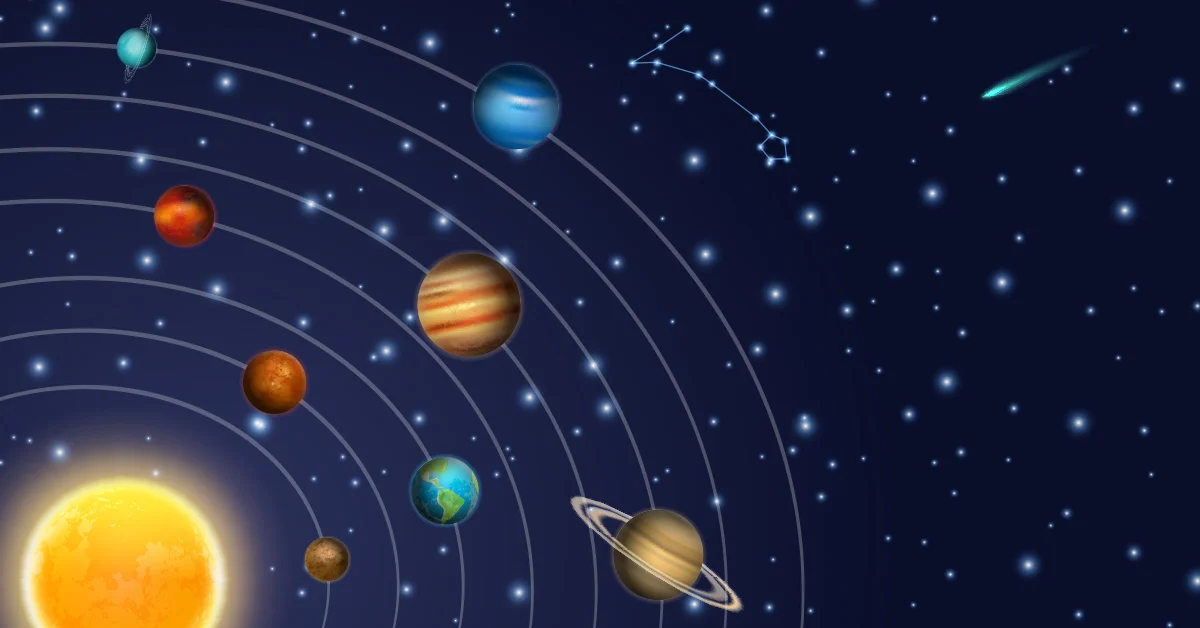
#> input picture uzay.jpg, 1200 x 628 px
$ python main.py
#> lines starting #> are read from the running program, lines starting #| are printed output that depends on the picture; after the words box and inside, x2 and y2 are one past the last pixel; in counts of white or black regions, pixels touching at a corner belong together
import cv2
import numpy as np
from matplotlib import pyplot as plt

def find_contour(image_open,image_original):
  contours, _ = cv2.findContours(image_open,cv2.RETR_TREE,cv2.CHAIN_APPROX_NONE)
  cv2.drawContours(image_original,contours,-1,(0,255,0),2)
  print("Görüntüde {} adet nesne belirlendi.".format(len(contours)))
  cv2.imshow("Belirlenen Nesneler",image_original)

img = cv2.imread("uzay.jpg")
#> img is the input picture: shape (628, 1200, 3); mean B, G, R 62, 40.1, 37.7
img_gray = cv2.cvtColor(img,cv2.COLOR_BGR2GRAY)
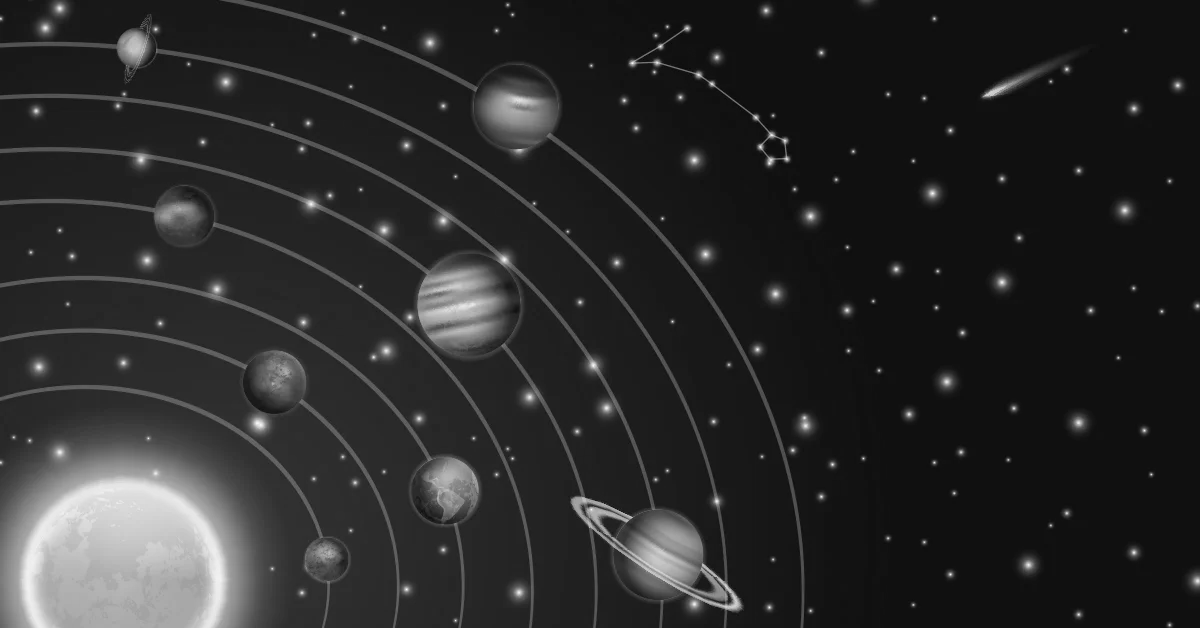
#> img_gray: shape (628, 1200); min 6, max 250, mean 41.7
ret, img_thresh = cv2.threshold(img_gray,90,255,cv2.THRESH_BINARY)
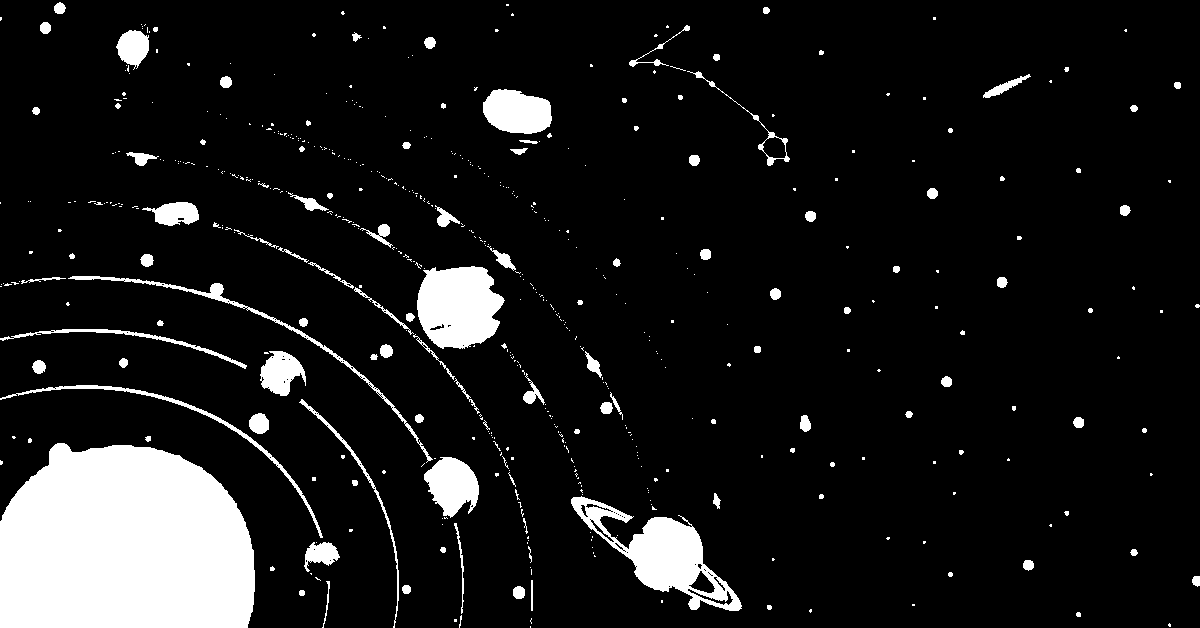
#> img_thresh: shape (628, 1200); 10.1% white; 551 white regions (434 under 20 px), largest, box (x1, y1, x2, y2) and area: (0, 443, 255, 628) 40870, (571, 496, 742, 611) 6446, (417, 266, 505, 349) 5581
cv2.imshow("Thresh img",img_thresh)

kernel = np.ones((5,5),dtype=np.uint8)
img_erode = cv2.erode(img_thresh,kernel,iterations=1)    # erozyon
#> img_erode: shape (628, 1200); 7.4% white; 82 white regions (37 under 20 px), largest, box (x1, y1, x2, y2) and area: (0, 445, 253, 628) 39796, (419, 269, 502, 346) 4684, (630, 519, 701, 590) 3642
img_dilate = cv2.dilate(img_thresh,kernel,iterations=1)  # genişleme
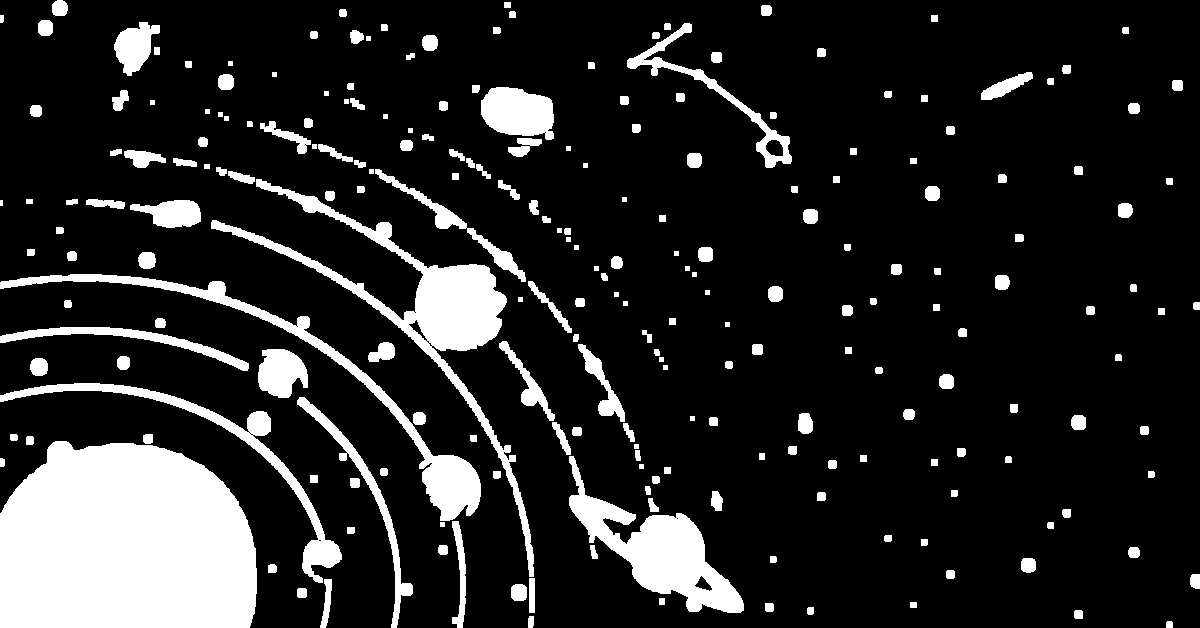
#> img_dilate: shape (628, 1200); 15.1% white; 229 white regions (1 under 20 px), largest, box (x1, y1, x2, y2) and area: (0, 441, 257, 628) 41951, (211, 179, 534, 577) 12477, (569, 456, 744, 613) 8912
cv2.imshow("Erode img",img_erode)
cv2.imshow("Dilate img",img_dilate)


img_opening = cv2.dilate(img_erode,kernel,iterations=1)     # açma (erozyon + genişletme)
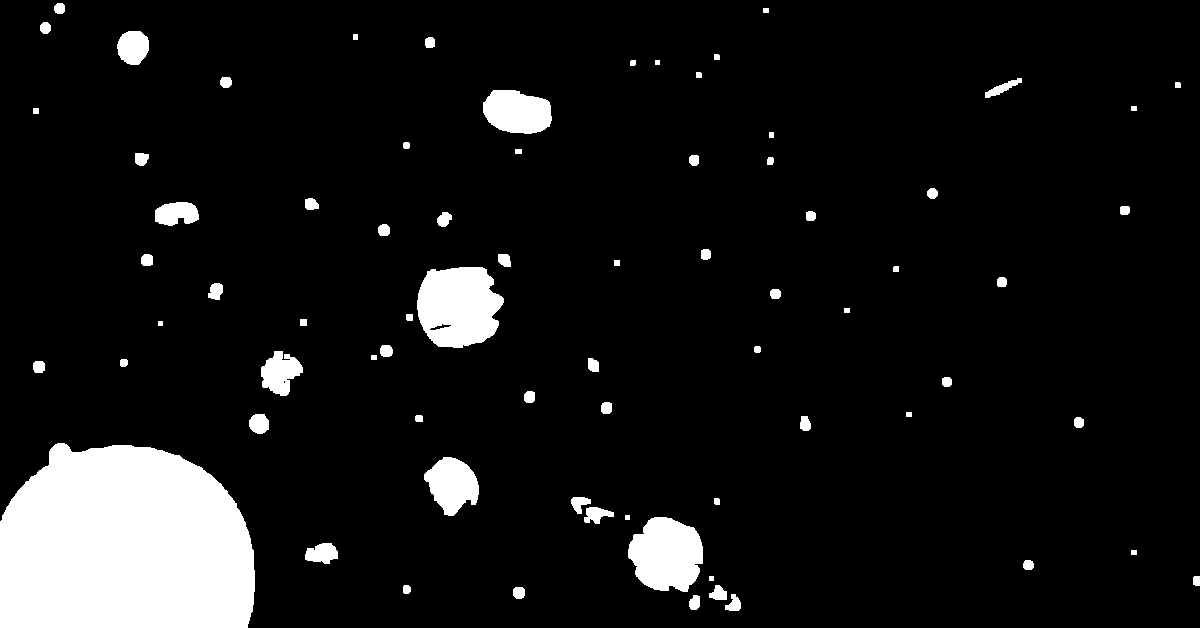
#> img_opening: shape (628, 1200); 8.6% white; 74 white regions, largest, box (x1, y1, x2, y2) and area: (0, 443, 255, 628) 40870, (417, 267, 504, 348) 5523, (628, 517, 703, 592) 4278
img_closing = cv2.erode(img_dilate,kernel,iterations=1)     # kapatma (genişletme + erozyon)
#> img_closing: shape (628, 1200); 10.3% white; 340 white regions (231 under 20 px), largest, box (x1, y1, x2, y2) and area: (0, 443, 255, 628) 40881, (571, 485, 742, 611) 6957, (213, 222, 505, 436) 6841
alternative_img_opening = cv2.morphologyEx(img_thresh,cv2.MORPH_OPEN,kernel)    # açma (erozyon + genişletme)
alternative_img_closing = cv2.morphologyEx(img_thresh,cv2.MORPH_CLOSE,kernel)   # kapatma (genişletme + erozyon)
cv2.imshow("Open img",img_opening)
cv2.imshow("Close img",img_closing)


img_gradiant = img_dilate - img_erode
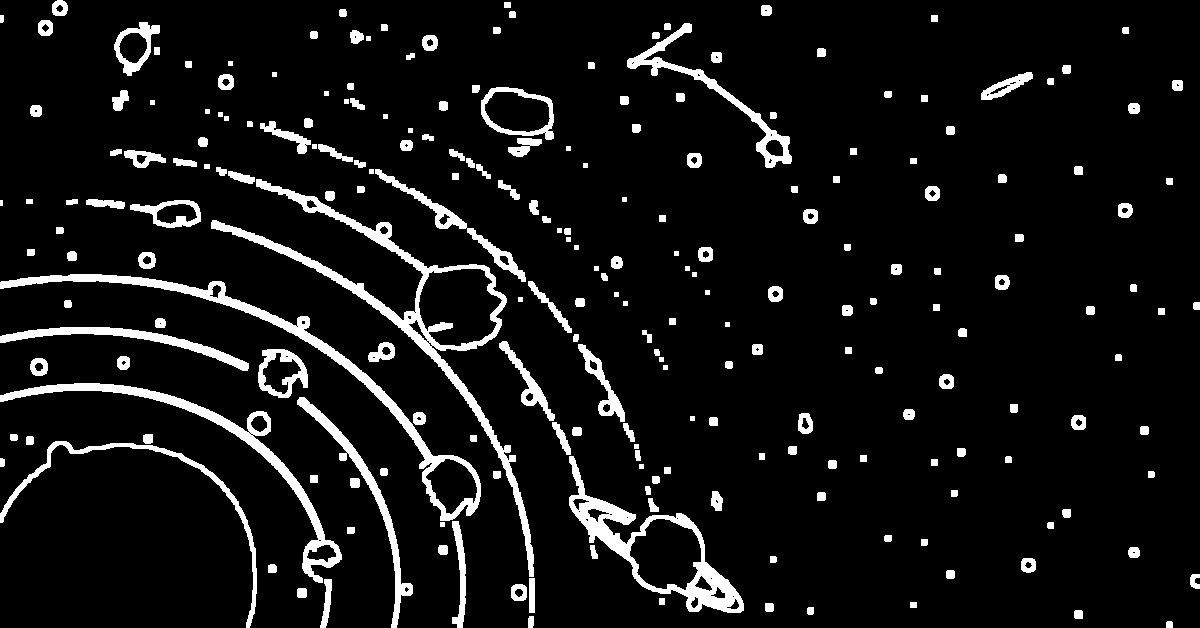
#> img_gradiant: shape (628, 1200); 7.7% white; 229 white regions (1 under 20 px)
cv2.imshow("Gradiant img",img_gradiant)

find_contour(img_opening,img)
#> in find_contour, `contours, _ = cv2.findContours(image_open,cv2.RETR_TREE,cv2.CHAIN_APPR..`: contours = 76 contours, 5 with area under 20; largest, box (x1, y1, x2, y2) and area: (0, 443, 255, 628) 40492, (417, 267, 504, 348) 5432, (628, 517, 703, 592) 4155, (483, 90, 552, 134) 2312, (424, 457, 479, 516) 2063
#> in find_contour, `cv2.drawContours(image_original,contours,-1,(0,255,0),2)`:
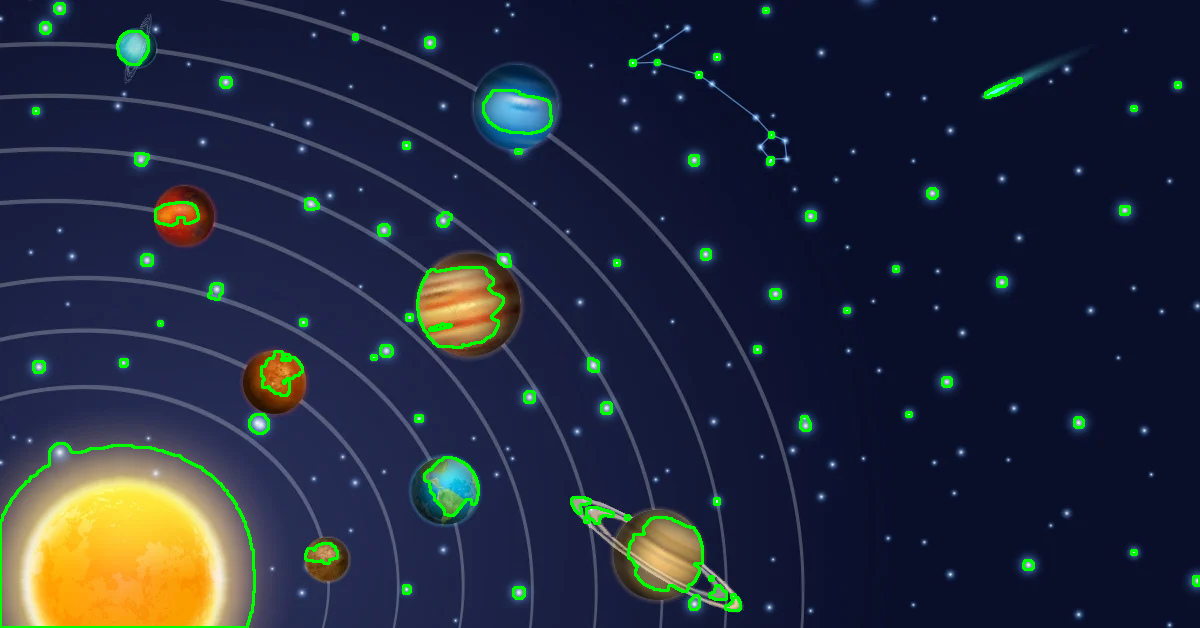
#> image_original: shape (628, 1200, 3); mean B, G, R 60, 42.8, 35.8
#| Görüntüde 76 adet nesne belirlendi.

cv2.waitKey(0)
